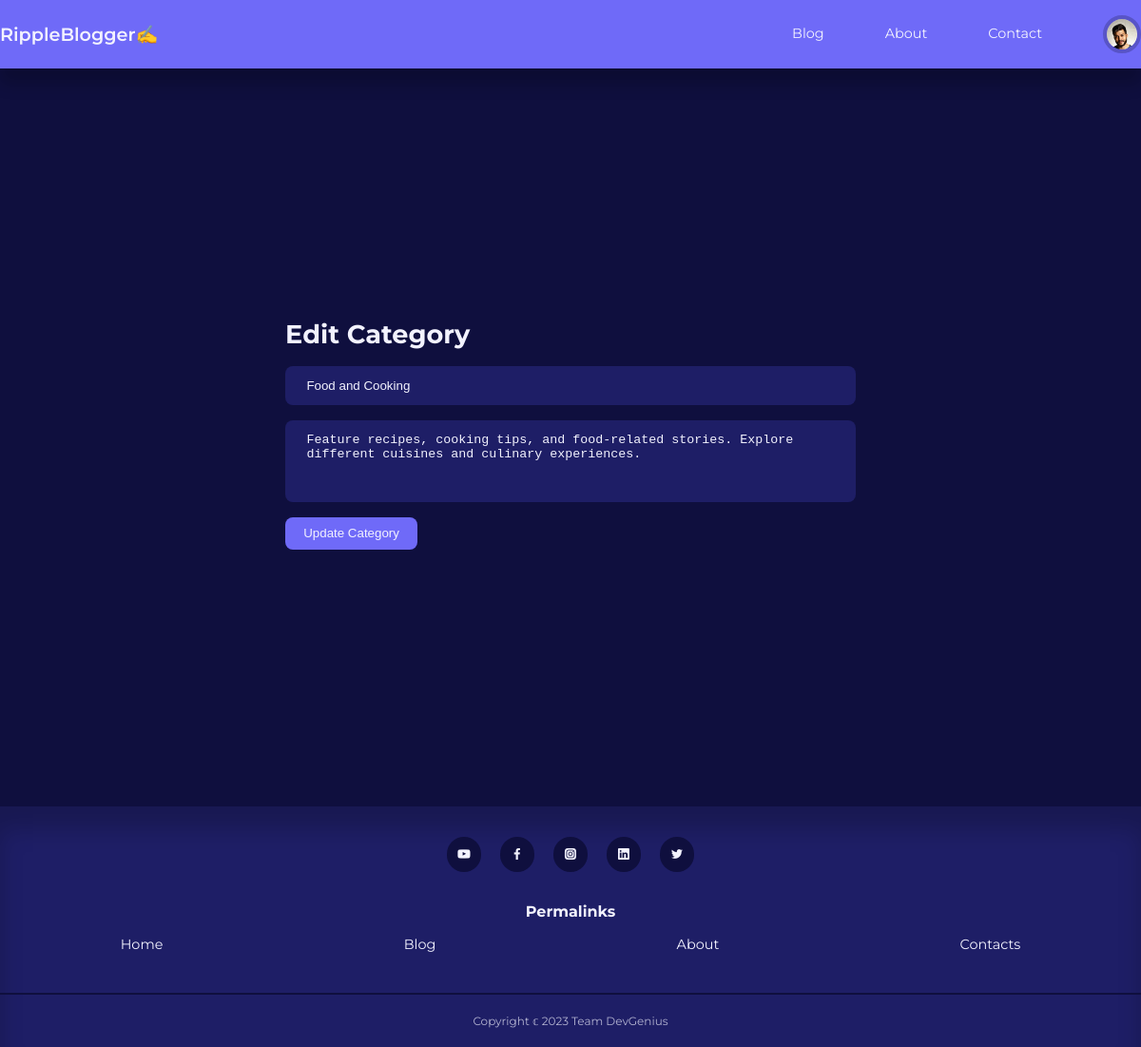
Screenshot of /admin/edit-category.php?id=5 (signed in) with the database file from the repository.
### tables this page shows
CREATE TABLE `users` (
  `id` int(11) UNSIGNED NOT NULL,
  `firstname` varchar(50) NOT NULL,
  `lastname` varchar(50) NOT NULL,
  `username` varchar(50) NOT NULL,
  `email` varchar(100) NOT NULL,
  `password` varchar(255) NOT NULL,
  `avatar` varchar(255) NOT NULL,
  `is_admin` tinyint(1) NOT NULL
);

CREATE TABLE `categories` (
  `id` int(11) UNSIGNED NOT NULL,
  `title` varchar(255) NOT NULL,
  `description` text NOT NULL
);

### admin/partials/header.php (called while the page is built, shortened)
<?php
require "../partials/header.php";

### admin/edit-category.php (the view, shortened to what this page needs)
<?php
include "partials/header.php";
if (isset($_GET['id'])) {
  $id = filter_var($_GET['id'], FILTER_SANITIZE_NUMBER_INT);
  $query = "SELECT * FROM categories WHERE id=$id";
  $result = mysqli_query($connection, $query);
  if (mysqli_num_rows($result) == 1) {
    $category = mysqli_fetch_assoc($result);
  }
} else {
  header('location:' . ROOT_URL . 'admin/manage-categories.php');
  die();
}
?>
<section class="form_section">
  <div class="container form_section_container">
    <h2>Edit Category</h2>
    <form action="<?= ROOT_URL ?>admin/edit-category-logic.php" method="post" enctype="multipart/form-data">
      <input type="text" name="title" placeholder="Title" value="<?= $category['title'] ?>" />
      <textarea rows="4" name="description" placeholder="Description"><?= $category['description'] ?></textarea>
      <button type="submit" class="btn" name="submit">Update Category</button>
    </form>
  </div>
</section>
<?php
include "partials/footer.php";
?>

### partials/header.php (shortened to what this page needs)
<?php
require "config/database.php";
if (isset($_SESSION['user-id'])) {
  $id = filter_var($_SESSION['user-id'], FILTER_SANITIZE_FULL_SPECIAL_CHARS);
  $query = "SELECT avatar FROM users WHERE id ='$id'";
  $result = mysqli_query($connection, $query);
  $avatar = mysqli_fetch_assoc($result);
}
?>
<!DOCTYPE html>
<html lang="en">
<head>
  <link rel="stylesheet" href="https://unicons.iconscout.com/release/v4.0.8/css/line.css">
  <link rel="stylesheet" href="<?= ROOT_URL ?>css/style.css" />
</head>
<body>
  <nav>
    <div class="container nav_container">
      <a href="<?= ROOT_URL ?>index.php" class="nav_logo">RippleBlogger✍️</a>
      <ul class="nav_items">
        <li><a href="<?= ROOT_URL ?>blog.php">Blog</a></li>
        <li><a href="<?= ROOT_URL ?>about.php">About</a></li>
        <li><a href="<?= ROOT_URL ?>contact.php">Contact</a></li>
        <?php if (isset($_SESSION['user-id'])) : ?>
          <li class="nav_profile">
            <div class="avatar">
              <img src="<?= ROOT_URL . 'images/' . $avatar['avatar'] ?>" alt="nav-bar-profile-images" />
            </div>
          </li>
        <?php else : ?>
          <li><a href="<?= ROOT_URL ?>signin.php">Signin</a></li>
        <?php endif ?>
      </ul>
    </div>
  </nav>

### css/style.css (style rules this page uses)
:root { --color-primary: #6f6af8; --color-primary-variant: #5854c7; --color-primary-light: hsl(242, 91%, 69%, 18%); --color-red: #da0f3f; --color-red-light: hsl(346, 87%, 46%, 15%); --color-green: #00c476; --color-green-light: hsl(156, 100%, 38%, 15%); --color-gray-900: #1e1e66; --color-gray-700: #2d2d7c; --color-gray-300: rgba(242, 242, 254, 0.3); --color-gray-200: rgba(242, 242, 254, 0.7); --color-white: #f2f2fe; --color-bg: #0f0f3e; --transition: all 300ms ease; --container-width-lg: 74%; --container-width-md: 88%; --form-width: 50%; --card-border-radius-1: 0.3rem; --card-border-radius-2: 0.5rem; --card-border-radius-3: 0.8rem; --card-border-radius-4: 2rem; --card-border-radius-5: 5rem; }
* { margin: 0; padding: 0; outline: 0; border: 0; appearance: 0; list-style: none; text-decoration: none; box-sizing: border-box; }
body { font-family: 'Montserrat', sans-serif; line-height: 1.6; color: var(--color-gray-200); background: var(--color-bg); overflow-x: hidden; font-size: 0.9rem; }
.container { max-width: 1200px; margin: 0 auto; }
section { margin-top: 3rem; width: 100vw; }
h1, h2, h3, h4, h5 { color: var(--color-white); line-height: 1.3; }
h2 { font-size: 1.7rem; margin: 1rem 0; }
a, li { color: var(--color-white); transition: var(--transition); }
img { display: block; width: 100%; background-size: cover; }
nav { background: var(--color-primary); width: 100vw; height: 4.5rem; position: fixed; top: 0; z-index: 20; box-shadow: 0 1rem 1rem rgba(0, 0, 0, 0.2); }
.nav_container { height: 100%; display: flex; align-items: center; justify-content: space-between; }
.avatar { width: 2.5rem; height: 2.5rem; border-radius: 50%; overflow: hidden; border: 0.3rem solid var(--color-primary-variant); }
.nav_logo { font-weight: 600; font-size: 1.2rem; }
.nav_items { display: flex; align-items: center; gap: 4rem; }
.nav_profile { position: relative; cursor: pointer; }
.btn { display: inline-block; width: fit-content; padding: 0.6rem 1.2rem; background: var(--color-primary); color: var(--color-white); border-radius: var(--card-border-radius-2); cursor: pointer; transition: var(--transition); }
.form_section { display: grid; place-items: center; height: 100vh; }
.form_section_container { width: var(--form-width); }
form { display: flex; flex-direction: column; gap: 1rem; }
input, textarea, select { padding: 0.8rem 1.4rem; background: var(--color-gray-900); border-radius: var(--card-border-radius-2); resize: none; color: var(--color-white); }

### rows the page displays
users: avatar (picture)
categories: title "Food and Cooking", description "Feature recipes, cooking tips, and food-related stories. Explore different cuisines and culinary experiences."
